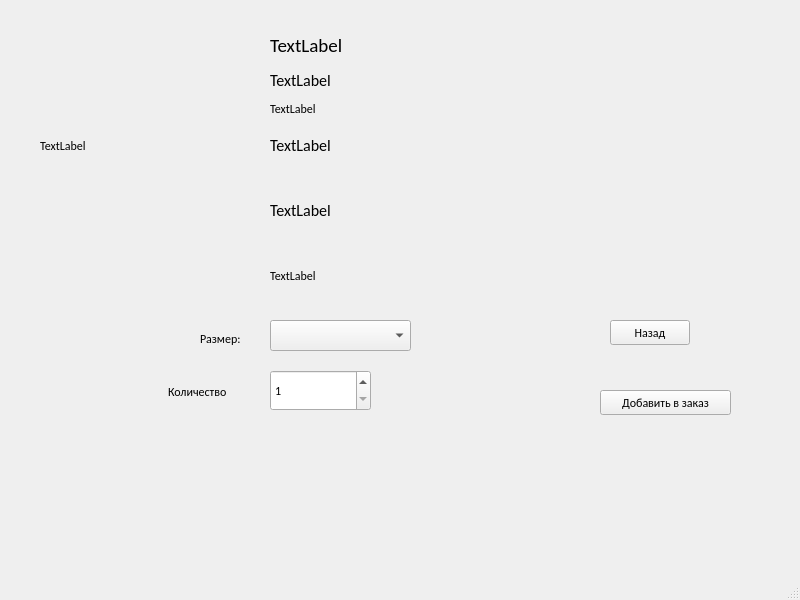
<?xml version="1.0" encoding="UTF-8"?>
<ui version="4.0">
 <class>MainWindow</class>
 <widget class="QMainWindow" name="MainWindow">
  <property name="geometry">
   <rect>
    <x>0</x>
    <y>0</y>
    <width>800</width>
    <height>600</height>
   </rect>
  </property>
  <property name="windowTitle">
   <string>Карточка товара</string>
  </property>
  <property name="windowIcon">
   <iconset>
    <normaloff>../Чудо Обувь.ico</normaloff>../Чудо Обувь.ico</iconset>
  </property>
  <widget class="QWidget" name="centralwidget">
   <widget class="QLabel" name="label_photo">
    <property name="geometry">
     <rect>
      <x>40</x>
      <y>30</y>
      <width>201</width>
      <height>231</height>
     </rect>
    </property>
    <property name="font">
     <font>
      <family>Calibri</family>
     </font>
    </property>
    <property name="text">
     <string>TextLabel</string>
    </property>
   </widget>
   <widget class="QLabel" name="label_name">
    <property name="geometry">
     <rect>
      <x>270</x>
      <y>30</y>
      <width>491</width>
      <height>31</height>
     </rect>
    </property>
    <property name="font">
     <font>
      <family>Calibri</family>
      <pointsize>14</pointsize>
     </font>
    </property>
    <property name="text">
     <string>TextLabel</string>
    </property>
   </widget>
   <widget class="QLabel" name="label_category">
    <property name="geometry">
     <rect>
      <x>270</x>
      <y>100</y>
      <width>391</width>
      <height>17</height>
     </rect>
    </property>
    <property name="font">
     <font>
      <family>Calibri</family>
     </font>
    </property>
    <property name="text">
     <string>TextLabel</string>
    </property>
   </widget>
   <widget class="QLabel" name="label_manufacturer">
    <property name="geometry">
     <rect>
      <x>270</x>
      <y>130</y>
      <width>451</width>
      <height>31</height>
     </rect>
    </property>
    <property name="font">
     <font>
      <family>Calibri</family>
      <pointsize>12</pointsize>
     </font>
    </property>
    <property name="contextMenuPolicy">
     <enum>Qt::DefaultContextMenu</enum>
    </property>
    <property name="text">
     <string>TextLabel</string>
    </property>
    <property name="wordWrap">
     <bool>true</bool>
    </property>
   </widget>
   <widget class="QLabel" name="label_price">
    <property name="geometry">
     <rect>
      <x>270</x>
      <y>70</y>
      <width>291</width>
      <height>21</height>
     </rect>
    </property>
    <property name="font">
     <font>
      <family>Calibri</family>
      <pointsize>12</pointsize>
     </font>
    </property>
    <property name="text">
     <string>TextLabel</string>
    </property>
   </widget>
   <widget class="QLabel" name="label_composition">
    <property name="geometry">
     <rect>
      <x>270</x>
      <y>170</y>
      <width>451</width>
      <height>81</height>
     </rect>
    </property>
    <property name="font">
     <font>
      <family>Calibri</family>
      <pointsize>12</pointsize>
     </font>
    </property>
    <property name="text">
     <string>TextLabel</string>
    </property>
    <property name="wordWrap">
     <bool>true</bool>
    </property>
   </widget>
   <widget class="QLabel" name="label_description">
    <property name="geometry">
     <rect>
      <x>270</x>
      <y>250</y>
      <width>491</width>
      <height>51</height>
     </rect>
    </property>
    <property name="font">
     <font>
      <family>Calibri</family>
     </font>
    </property>
    <property name="text">
     <string>TextLabel</string>
    </property>
    <property name="wordWrap">
     <bool>true</bool>
    </property>
   </widget>
   <widget class="QComboBox" name="combo_size">
    <property name="geometry">
     <rect>
      <x>270</x>
      <y>320</y>
      <width>141</width>
      <height>31</height>
     </rect>
    </property>
    <property name="font">
     <font>
      <family>Calibri</family>
     </font>
    </property>
   </widget>
   <widget class="QSpinBox" name="spin_quantity">
    <property name="geometry">
     <rect>
      <x>270</x>
      <y>370</y>
      <width>101</width>
      <height>41</height>
     </rect>
    </property>
    <property name="font">
     <font>
      <family>Calibri</family>
     </font>
    </property>
    <property name="minimum">
     <number>1</number>
    </property>
    <property name="maximum">
     <number>10</number>
    </property>
   </widget>
   <widget class="QPushButton" name="btn_add_to_order">
    <property name="geometry">
     <rect>
      <x>600</x>
      <y>390</y>
      <width>131</width>
      <height>25</height>
     </rect>
    </property>
    <property name="font">
     <font>
      <family>Calibri</family>
     </font>
    </property>
    <property name="text">
     <string>Добавить в заказ</string>
    </property>
   </widget>
   <widget class="QPushButton" name="btn_back">
    <property name="geometry">
     <rect>
      <x>610</x>
      <y>320</y>
      <width>80</width>
      <height>25</height>
     </rect>
    </property>
    <property name="font">
     <font>
      <family>Calibri</family>
     </font>
    </property>
    <property name="text">
     <string>Назад</string>
    </property>
   </widget>
   <widget class="QLabel" name="label">
    <property name="geometry">
     <rect>
      <x>200</x>
      <y>330</y>
      <width>59</width>
      <height>17</height>
     </rect>
    </property>
    <property name="font">
     <font>
      <family>Calibri</family>
     </font>
    </property>
    <property name="text">
     <string>Размер:</string>
    </property>
   </widget>
   <widget class="QLabel" name="label_2">
    <property name="geometry">
     <rect>
      <x>168</x>
      <y>376</y>
      <width>71</width>
      <height>31</height>
     </rect>
    </property>
    <property name="font">
     <font>
      <family>Calibri</family>
     </font>
    </property>
    <property name="text">
     <string>Количество</string>
    </property>
   </widget>
  </widget>
  <widget class="QMenuBar" name="menubar">
   <property name="geometry">
    <rect>
     <x>0</x>
     <y>0</y>
     <width>800</width>
     <height>26</height>
    </rect>
   </property>
  </widget>
  <widget class="QStatusBar" name="statusbar"/>
 </widget>
 <resources/>
 <connections/>
</ui>
